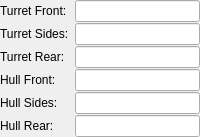
      <widget class="QWidget" name="tnfWidget" native="true">
       <property name="sizePolicy">
        <sizepolicy hsizetype="Minimum" vsizetype="Minimum">
         <horstretch>0</horstretch>
         <verstretch>0</verstretch>
        </sizepolicy>
       </property>
       <layout class="QFormLayout" name="abrevLayout">
        <property name="sizeConstraint">
         <enum>QLayout::SetDefaultConstraint</enum>
        </property>
        <property name="fieldGrowthPolicy">
         <enum>QFormLayout::ExpandingFieldsGrow</enum>
        </property>
        <property name="formAlignment">
         <set>Qt::AlignLeading|Qt::AlignLeft|Qt::AlignTop</set>
        </property>
        <property name="horizontalSpacing">
         <number>-1</number>
        </property>
        <property name="verticalSpacing">
         <number>1</number>
        </property>
        <property name="leftMargin">
         <number>0</number>
        </property>
        <property name="topMargin">
         <number>0</number>
        </property>
        <property name="rightMargin">
         <number>0</number>
        </property>
        <property name="bottomMargin">
         <number>0</number>
        </property>
        <item row="0" column="0">
         <widget class="QLabel" name="tfLabel">
          <property name="text">
           <string>Turret Front:</string>
          </property>
          <property name="buddy">
           <cstring>tfLineEdit</cstring>
          </property>
         </widget>
        </item>
        <item row="0" column="1">
         <widget class="QLineEdit" name="tfLineEdit">
          <property name="sizePolicy">
           <sizepolicy hsizetype="Expanding" vsizetype="Minimum">
            <horstretch>0</horstretch>
            <verstretch>0</verstretch>
           </sizepolicy>
          </property>
          <property name="minimumSize">
           <size>
            <width>0</width>
            <height>0</height>
           </size>
          </property>
          <property name="alignment">
           <set>Qt::AlignRight|Qt::AlignTrailing|Qt::AlignVCenter</set>
          </property>
          <property name="readOnly">
           <bool>true</bool>
          </property>
         </widget>
        </item>
        <item row="1" column="0">
         <widget class="QLabel" name="tsLabel">
          <property name="text">
           <string>Turret Sides:</string>
          </property>
          <property name="buddy">
           <cstring>tsLineEdit</cstring>
          </property>
         </widget>
        </item>
        <item row="1" column="1">
         <widget class="QLineEdit" name="tsLineEdit">
          <property name="sizePolicy">
           <sizepolicy hsizetype="Expanding" vsizetype="Minimum">
            <horstretch>0</horstretch>
            <verstretch>0</verstretch>
           </sizepolicy>
          </property>
          <property name="alignment">
           <set>Qt::AlignRight|Qt::AlignTrailing|Qt::AlignVCenter</set>
          </property>
          <property name="readOnly">
           <bool>true</bool>
          </property>
         </widget>
        </item>
        <item row="2" column="0">
         <widget class="QLabel" name="trLabel">
          <property name="text">
           <string>Turret Rear:</string>
          </property>
          <property name="buddy">
           <cstring>trLineEdit</cstring>
          </property>
         </widget>
        </item>
        <item row="2" column="1">
         <widget class="QLineEdit" name="trLineEdit">
          <property name="sizePolicy">
           <sizepolicy hsizetype="Expanding" vsizetype="Minimum">
            <horstretch>0</horstretch>
            <verstretch>0</verstretch>
           </sizepolicy>
          </property>
          <property name="alignment">
           <set>Qt::AlignRight|Qt::AlignTrailing|Qt::AlignVCenter</set>
          </property>
          <property name="readOnly">
           <bool>true</bool>
          </property>
         </widget>
        </item>
        <item row="3" column="0">
         <widget class="QLabel" name="hfLabel">
          <property name="text">
           <string>Hull Front:</string>
          </property>
          <property name="buddy">
           <cstring>hfLineEdit</cstring>
          </property>
         </widget>
        </item>
        <item row="3" column="1">
         <widget class="QLineEdit" name="hfLineEdit">
          <property name="sizePolicy">
           <sizepolicy hsizetype="Expanding" vsizetype="Minimum">
            <horstretch>0</horstretch>
            <verstretch>0</verstretch>
           </sizepolicy>
          </property>
          <property name="alignment">
           <set>Qt::AlignRight|Qt::AlignTrailing|Qt::AlignVCenter</set>
          </property>
          <property name="readOnly">
           <bool>true</bool>
          </property>
         </widget>
        </item>
        <item row="4" column="0">
         <widget class="QLabel" name="hsLabel">
          <property name="text">
           <string>Hull Sides:</string>
          </property>
          <property name="buddy">
           <cstring>hsLineEdit</cstring>
          </property>
         </widget>
        </item>
        <item row="4" column="1">
         <widget class="QLineEdit" name="hsLineEdit">
          <property name="sizePolicy">
           <sizepolicy hsizetype="Expanding" vsizetype="Minimum">
            <horstretch>0</horstretch>
            <verstretch>0</verstretch>
           </sizepolicy>
          </property>
          <property name="alignment">
           <set>Qt::AlignRight|Qt::AlignTrailing|Qt::AlignVCenter</set>
          </property>
          <property name="readOnly">
           <bool>true</bool>
          </property>
         </widget>
        </item>
        <item row="5" column="0">
         <widget class="QLabel" name="hrLabel">
          <property name="text">
           <string>Hull Rear:</string>
          </property>
          <property name="buddy">
           <cstring>hrLineEdit</cstring>
          </property>
         </widget>
        </item>
        <item row="5" column="1">
         <widget class="QLineEdit" name="hrLineEdit">
          <property name="sizePolicy">
           <sizepolicy hsizetype="Expanding" vsizetype="Minimum">
            <horstretch>0</horstretch>
            <verstretch>0</verstretch>
           </sizepolicy>
          </property>
          <property name="alignment">
           <set>Qt::AlignRight|Qt::AlignTrailing|Qt::AlignVCenter</set>
          </property>
          <property name="readOnly">
           <bool>true</bool>
          </property>
         </widget>
        </item>
       </layout>
      </widget>
